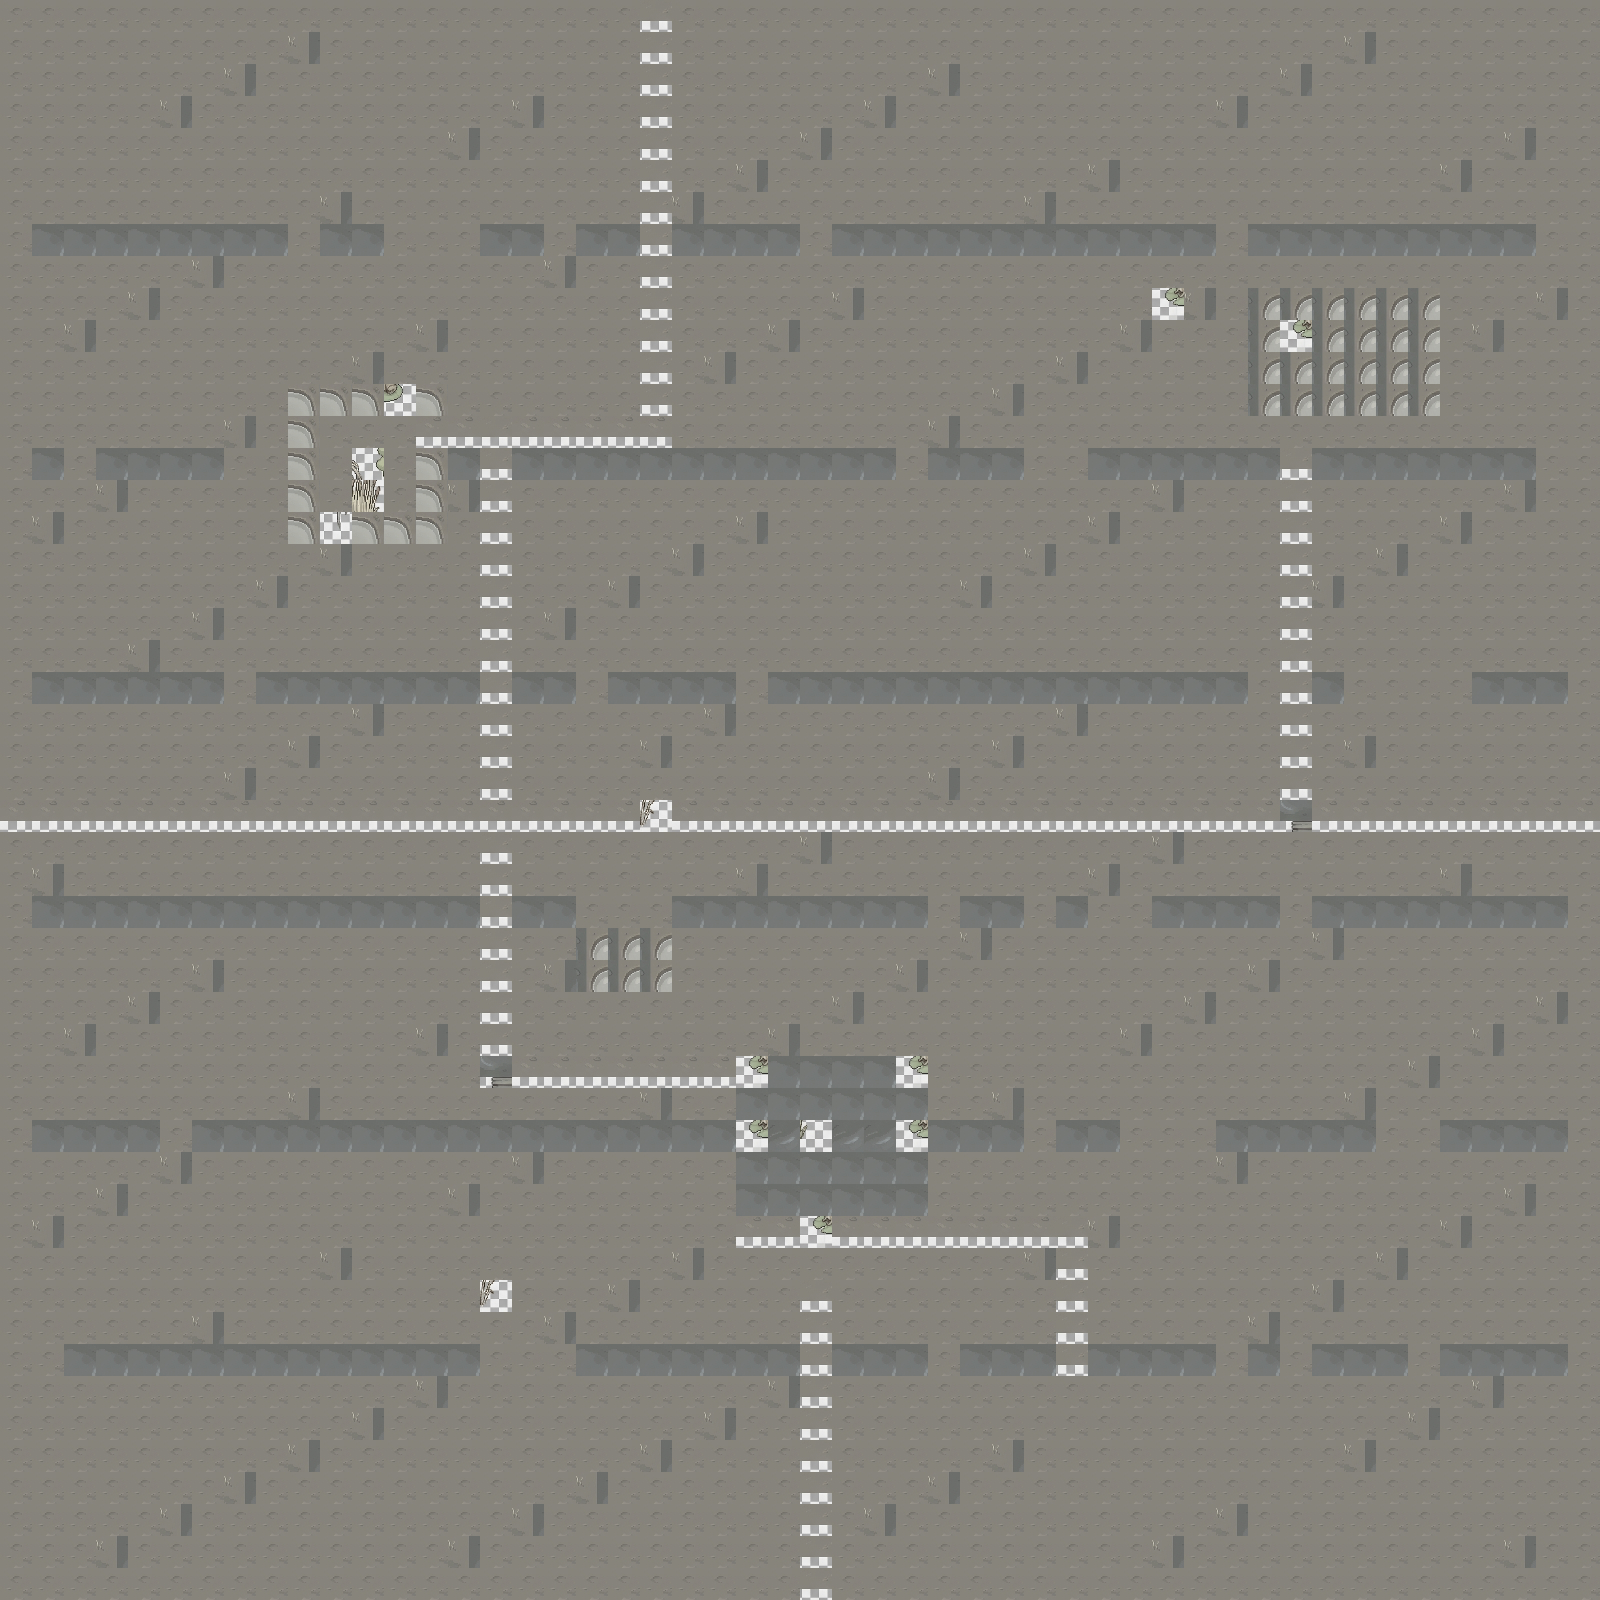

A 2D game scene composited from a Tiled map and its tileset images. What follows is a short description and the map's XML, with each tile layer's data collapsed to a summary:
An orthogonal 50x50 tile map with 32x32 px tiles, 5 tile layers (ground, ground2, objects, objects_upper, ...) and 49 objects (6x resonance_stone, 4x npc, 3x chest).

<map version="1.9" tiledversion="1.9.2" orientation="orthogonal" renderorder="right-down" width="50" height="50" tilewidth="32" tileheight="32" infinite="0" nextlayerid="7" nextobjectid="100">
 <properties>
  <property name="category" value="frontier" />
  <property name="mapName" value="Shimmer Marsh" />
  <property name="vibrancy" type="int" value="30" />
 </properties>
 <tileset firstgid="1" source="tiles_wetland_muted.tsx" />
 <layer id="1" name="ground" width="50" height="50">
  <data>[2500 cells, 2500 non-empty, 7 distinct tile ids]</data>
 </layer>
 <layer id="2" name="ground2" width="50" height="50">
  <data>[2500 cells, 138 non-empty, 3 distinct tile ids]</data>
 </layer>
 <layer id="3" name="objects" width="50" height="50">
  <data>[2500 cells, 483 non-empty, 9 distinct tile ids]</data>
 </layer>
 <layer id="4" name="objects_upper" width="50" height="50">
  <data>[2500 cells, 440 non-empty, 2 distinct tile ids]</data>
 </layer>
 <layer id="5" name="collision" width="50" height="50">
  <data>[2500 cells, 568 non-empty, 1 distinct tile ids]</data>
 </layer>
 <objectgroup id="3" name="objects">
  <object id="1" gid="147" x="320" y="416" width="32" height="32" />
  <object id="2" gid="147" x="352" y="416" width="32" height="32" />
  <object id="3" gid="147" x="384" y="416" width="32" height="32" />
  <object id="4" gid="147" x="320" y="448" width="32" height="32" />
  <object id="5" gid="147" x="384" y="448" width="32" height="32" />
  <object id="6" gid="147" x="320" y="480" width="32" height="32" />
  <object id="7" gid="147" x="352" y="480" width="32" height="32" />
  <object id="8" gid="147" x="384" y="480" width="32" height="32" />
  <object id="9" gid="151" x="768" y="1088" width="32" height="32" />
  <object id="10" gid="151" x="864" y="1152" width="32" height="32" />
  <object id="11" gid="181" x="800" y="1216" width="32" height="32" />
  <object id="12" gid="181" x="928" y="1120" width="32" height="32" />
  <object id="13" gid="177" x="1216" y="256" width="32" height="32" />
  <object id="14" gid="177" x="1280" y="288" width="32" height="32" />
  <object id="15" gid="177" x="1344" y="320" width="32" height="32" />
  <object id="16" gid="177" x="1408" y="352" width="32" height="32" />
  <object id="17" gid="179" x="1248" y="384" width="32" height="32" />
  <object id="18" gid="179" x="1312" y="256" width="32" height="32" />
  <object id="19" gid="179" x="1376" y="416" width="32" height="32" />
  <object id="20" gid="180" x="1056" y="1376" width="32" height="32" />
  <object id="21" gid="180" x="1088" y="1376" width="32" height="32" />
  <object id="22" gid="180" x="1120" y="1376" width="32" height="32" />
  <object id="23" gid="180" x="1152" y="1376" width="32" height="32" />
  <object id="24" gid="180" x="1056" y="1408" width="32" height="32" />
  <object id="25" gid="180" x="1152" y="1408" width="32" height="32" />
  <object id="26" gid="180" x="1056" y="1440" width="32" height="32" />
  <object id="27" gid="180" x="1152" y="1440" width="32" height="32" />
  <object id="28" gid="180" x="1056" y="1472" width="32" height="32" />
  <object id="29" gid="180" x="1088" y="1472" width="32" height="32" />
  <object id="30" gid="180" x="1120" y="1472" width="32" height="32" />
  <object id="31" gid="180" x="1152" y="1472" width="32" height="32" />
  <object id="32" gid="177" x="576" y="896" width="32" height="32" />
  <object id="33" gid="177" x="608" y="928" width="32" height="32" />
  <object id="34" gid="177" x="640" y="960" width="32" height="32" />
  <object id="35" gid="179" x="576" y="960" width="32" height="32" />
  <object id="36" gid="179" x="640" y="896" width="32" height="32" />
  <object id="37" name="Vash" type="npc" x="352" y="448" width="32" height="32">
   <properties>
    <property name="character_id" value="npc_vash" />
    <property name="initial_position" value="11,14" />
    <property name="movement" value="static" />
   </properties>
  </object>
  <object id="38" name="Marsh Researcher" type="npc" x="384" y="480" width="32" height="32">
   <properties>
    <property name="character_id" value="npc_researcher_f1" />
    <property name="initial_position" value="12,15" />
    <property name="movement" value="patrol" />
   </properties>
  </object>
  <object id="39" name="Preserver Scout A" type="npc" x="1152" y="288" width="32" height="32">
   <properties>
    <property name="character_id" value="npc_preserver_scout" />
    <property name="initial_position" value="36,9" />
    <property name="movement" value="patrol" />
   </properties>
  </object>
  <object id="40" name="Preserver Scout B" type="npc" x="1280" y="320" width="32" height="32">
   <properties>
    <property name="character_id" value="npc_preserver_scout" />
    <property name="initial_position" value="40,10" />
    <property name="movement" value="static" />
   </properties>
  </object>
  <object id="41" name="RS-SM-01" type="resonance_stone" x="352" y="448" width="32" height="32">
   <properties>
    <property name="id" value="RS-SM-01" />
    <property name="fragments" value="sorrow/water/2" />
   </properties>
  </object>
  <object id="42" name="RS-SM-02" type="resonance_stone" x="800" y="1120" width="32" height="32">
   <properties>
    <property name="id" value="RS-SM-02" />
    <property name="fragments" value="special:recall_pedestal" />
   </properties>
  </object>
  <object id="43" name="RS-SM-03" type="resonance_stone" x="1280" y="384" width="32" height="32">
   <properties>
    <property name="id" value="RS-SM-03" />
    <property name="fragments" value="fury/water/2" />
   </properties>
  </object>
  <object id="44" name="RS-SM-04" type="resonance_stone" x="640" y="800" width="32" height="32">
   <properties>
    <property name="id" value="RS-SM-04" />
    <property name="fragments" value="calm/earth/2" />
   </properties>
  </object>
  <object id="45" name="RS-SM-05" type="resonance_stone" x="960" y="640" width="32" height="32">
   <properties>
    <property name="id" value="RS-SM-05" />
    <property name="fragments" value="sorrow/water/3" />
   </properties>
  </object>
  <object id="46" name="RS-SM-06" type="resonance_stone" x="480" y="1280" width="32" height="32">
   <properties>
    <property name="id" value="RS-SM-06" />
    <property name="fragments" value="joy/earth/2" />
   </properties>
  </object>
  <object id="47" name="CH-SM-01" type="chest" x="384" y="512" width="32" height="32">
   <properties>
    <property name="id" value="CH-SM-01" />
    <property name="contents" value="Antidote (C-SC-01) x5, Potion (C-HP-02) x2" />
   </properties>
  </object>
  <object id="48" name="CH-SM-02" type="chest" x="1216" y="160" width="32" height="32">
   <properties>
    <property name="id" value="CH-SM-02" />
    <property name="contents" value="Stasis Breaker (C-SC-04) x3" />
   </properties>
  </object>
  <object id="49" name="CH-SM-03" type="chest" x="768" y="1152" width="32" height="32">
   <properties>
    <property name="id" value="CH-SM-03" />
    <property name="contents" value="Verdant Mantle (A-12)" />
   </properties>
  </object>
 </objectgroup>
</map>
